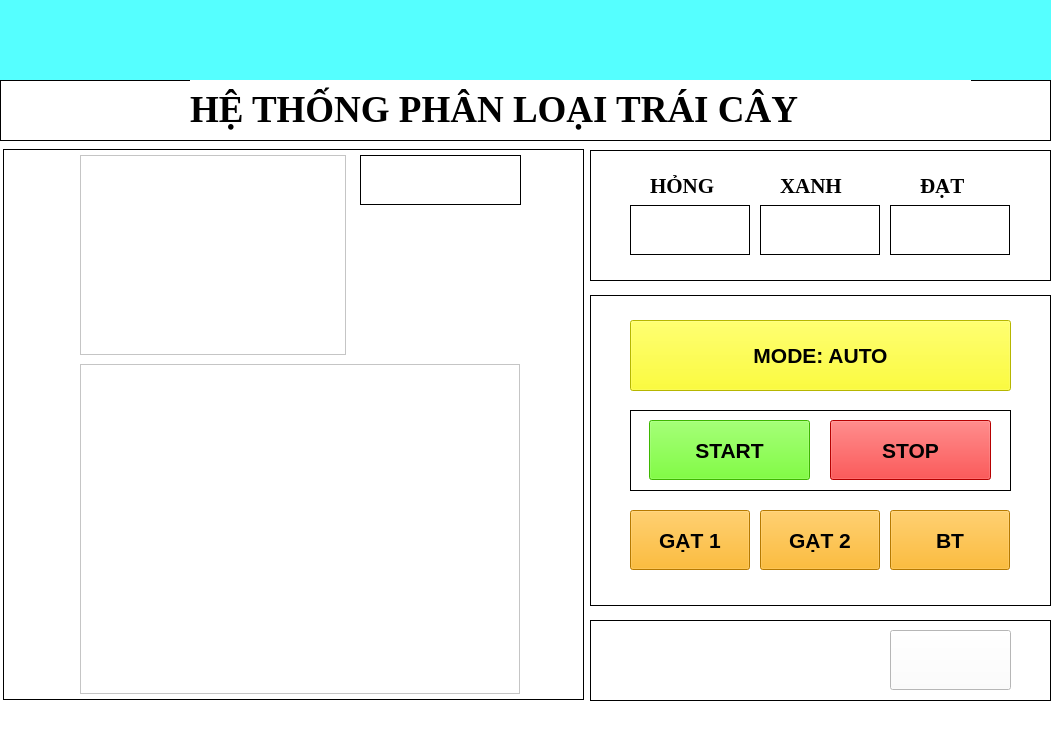
<?xml version="1.0" encoding="UTF-8"?>
<ui version="4.0">
 <class>MainWindow</class>
 <widget class="QMainWindow" name="MainWindow">
  <property name="windowModality">
   <enum>Qt::NonModal</enum>
  </property>
  <property name="geometry">
   <rect>
    <x>0</x>
    <y>0</y>
    <width>1056</width>
    <height>743</height>
   </rect>
  </property>
  <property name="font">
   <font>
    <family>Arial</family>
    <pointsize>14</pointsize>
   </font>
  </property>
  <property name="mouseTracking">
   <bool>false</bool>
  </property>
  <property name="contextMenuPolicy">
   <enum>Qt::DefaultContextMenu</enum>
  </property>
  <property name="windowTitle">
   <string>MainWindow</string>
  </property>
  <property name="windowOpacity">
   <double>1.000000000000000</double>
  </property>
  <property name="autoFillBackground">
   <bool>false</bool>
  </property>
  <property name="styleSheet">
   <string notr="true">background-color: rgb(170, 255, 127);
background-color: rgb(255, 255, 255);</string>
  </property>
  <widget class="QWidget" name="centralwidget">
   <widget class="QLabel" name="label">
    <property name="geometry">
     <rect>
      <x>0</x>
      <y>80</y>
      <width>1051</width>
      <height>61</height>
     </rect>
    </property>
    <property name="styleSheet">
     <string notr="true">
background-color: rgb(255, 255, 255);</string>
    </property>
    <property name="frameShape">
     <enum>QFrame::Panel</enum>
    </property>
    <property name="text">
     <string/>
    </property>
   </widget>
   <widget class="QLabel" name="label_10">
    <property name="geometry">
     <rect>
      <x>190</x>
      <y>79</y>
      <width>781</width>
      <height>61</height>
     </rect>
    </property>
    <property name="font">
     <font>
      <family>Times New Roman</family>
      <pointsize>28</pointsize>
      <weight>75</weight>
      <italic>false</italic>
      <bold>true</bold>
     </font>
    </property>
    <property name="styleSheet">
     <string notr="true">background-color: rgb(255, 255, 255);</string>
    </property>
    <property name="text">
     <string>HỆ THỐNG PHÂN LOẠI TRÁI CÂY</string>
    </property>
   </widget>
   <widget class="QLabel" name="label_2">
    <property name="geometry">
     <rect>
      <x>590</x>
      <y>150</y>
      <width>461</width>
      <height>131</height>
     </rect>
    </property>
    <property name="frameShape">
     <enum>QFrame::Panel</enum>
    </property>
    <property name="text">
     <string/>
    </property>
   </widget>
   <widget class="QLabel" name="lb_khac">
    <property name="geometry">
     <rect>
      <x>760</x>
      <y>205</y>
      <width>120</width>
      <height>50</height>
     </rect>
    </property>
    <property name="font">
     <font>
      <family>Arial</family>
      <pointsize>14</pointsize>
      <weight>75</weight>
      <bold>true</bold>
     </font>
    </property>
    <property name="styleSheet">
     <string notr="true">background-color: rgb(255, 255, 255);</string>
    </property>
    <property name="frameShape">
     <enum>QFrame::Panel</enum>
    </property>
    <property name="text">
     <string/>
    </property>
    <property name="alignment">
     <set>Qt::AlignCenter</set>
    </property>
   </widget>
   <widget class="QLabel" name="lb_hong">
    <property name="geometry">
     <rect>
      <x>630</x>
      <y>205</y>
      <width>120</width>
      <height>50</height>
     </rect>
    </property>
    <property name="font">
     <font>
      <family>Arial</family>
      <pointsize>14</pointsize>
      <weight>75</weight>
      <bold>true</bold>
     </font>
    </property>
    <property name="styleSheet">
     <string notr="true">background-color: rgb(255, 255, 255);</string>
    </property>
    <property name="frameShape">
     <enum>QFrame::Panel</enum>
    </property>
    <property name="text">
     <string/>
    </property>
    <property name="alignment">
     <set>Qt::AlignCenter</set>
    </property>
   </widget>
   <widget class="QLabel" name="label_13">
    <property name="geometry">
     <rect>
      <x>920</x>
      <y>170</y>
      <width>61</width>
      <height>31</height>
     </rect>
    </property>
    <property name="font">
     <font>
      <family>Times New Roman</family>
      <pointsize>16</pointsize>
      <weight>75</weight>
      <italic>false</italic>
      <bold>true</bold>
     </font>
    </property>
    <property name="styleSheet">
     <string notr="true"/>
    </property>
    <property name="text">
     <string>ĐẠT</string>
    </property>
   </widget>
   <widget class="QLabel" name="lb_tt">
    <property name="geometry">
     <rect>
      <x>200</x>
      <y>245</y>
      <width>120</width>
      <height>50</height>
     </rect>
    </property>
    <property name="font">
     <font>
      <family>Arial</family>
      <pointsize>14</pointsize>
      <weight>75</weight>
      <bold>true</bold>
     </font>
    </property>
    <property name="styleSheet">
     <string notr="true">background-color: rgb(255, 255, 255);</string>
    </property>
    <property name="frameShape">
     <enum>QFrame::Panel</enum>
    </property>
    <property name="text">
     <string/>
    </property>
    <property name="alignment">
     <set>Qt::AlignCenter</set>
    </property>
   </widget>
   <widget class="QLabel" name="lb_dat">
    <property name="geometry">
     <rect>
      <x>890</x>
      <y>205</y>
      <width>120</width>
      <height>50</height>
     </rect>
    </property>
    <property name="font">
     <font>
      <family>Arial</family>
      <pointsize>14</pointsize>
      <weight>75</weight>
      <bold>true</bold>
     </font>
    </property>
    <property name="styleSheet">
     <string notr="true">background-color: rgb(255, 255, 255);</string>
    </property>
    <property name="frameShape">
     <enum>QFrame::Panel</enum>
    </property>
    <property name="text">
     <string/>
    </property>
    <property name="alignment">
     <set>Qt::AlignCenter</set>
    </property>
   </widget>
   <widget class="QLabel" name="label_4">
    <property name="geometry">
     <rect>
      <x>590</x>
      <y>620</y>
      <width>461</width>
      <height>81</height>
     </rect>
    </property>
    <property name="frameShape">
     <enum>QFrame::Panel</enum>
    </property>
    <property name="text">
     <string/>
    </property>
   </widget>
   <widget class="QPushButton" name="THOAT">
    <property name="geometry">
     <rect>
      <x>890</x>
      <y>630</y>
      <width>121</width>
      <height>60</height>
     </rect>
    </property>
    <property name="font">
     <font>
      <family>Arial</family>
      <pointsize>16</pointsize>
      <weight>75</weight>
      <bold>true</bold>
     </font>
    </property>
    <property name="layoutDirection">
     <enum>Qt::LeftToRight</enum>
    </property>
    <property name="autoFillBackground">
     <bool>false</bool>
    </property>
    <property name="styleSheet">
     <string notr="true"/>
    </property>
    <property name="text">
     <string/>
    </property>
    <property name="icon">
     <iconset>
      <normaloff>ICON/CANCE2.png</normaloff>ICON/CANCE2.png</iconset>
    </property>
    <property name="iconSize">
     <size>
      <width>60</width>
      <height>60</height>
     </size>
    </property>
   </widget>
   <widget class="QLabel" name="label_5">
    <property name="geometry">
     <rect>
      <x>3</x>
      <y>149</y>
      <width>581</width>
      <height>551</height>
     </rect>
    </property>
    <property name="styleSheet">
     <string notr="true"/>
    </property>
    <property name="frameShape">
     <enum>QFrame::Panel</enum>
    </property>
    <property name="text">
     <string/>
    </property>
   </widget>
   <widget class="QLabel" name="lb_im">
    <property name="enabled">
     <bool>true</bool>
    </property>
    <property name="geometry">
     <rect>
      <x>80</x>
      <y>364</y>
      <width>440</width>
      <height>330</height>
     </rect>
    </property>
    <property name="font">
     <font>
      <family>Arial</family>
      <pointsize>18</pointsize>
      <weight>50</weight>
      <bold>false</bold>
     </font>
    </property>
    <property name="focusPolicy">
     <enum>Qt::NoFocus</enum>
    </property>
    <property name="contextMenuPolicy">
     <enum>Qt::DefaultContextMenu</enum>
    </property>
    <property name="layoutDirection">
     <enum>Qt::LeftToRight</enum>
    </property>
    <property name="autoFillBackground">
     <bool>false</bool>
    </property>
    <property name="styleSheet">
     <string notr="true">background-color: rgb(255, 255, 255);</string>
    </property>
    <property name="frameShape">
     <enum>QFrame::StyledPanel</enum>
    </property>
    <property name="frameShadow">
     <enum>QFrame::Raised</enum>
    </property>
    <property name="lineWidth">
     <number>3</number>
    </property>
    <property name="text">
     <string/>
    </property>
    <property name="scaledContents">
     <bool>true</bool>
    </property>
    <property name="alignment">
     <set>Qt::AlignCenter</set>
    </property>
    <property name="wordWrap">
     <bool>false</bool>
    </property>
   </widget>
   <widget class="QLabel" name="lb_loai">
    <property name="geometry">
     <rect>
      <x>360</x>
      <y>155</y>
      <width>161</width>
      <height>50</height>
     </rect>
    </property>
    <property name="font">
     <font>
      <family>Arial</family>
      <pointsize>14</pointsize>
      <weight>75</weight>
      <bold>true</bold>
     </font>
    </property>
    <property name="styleSheet">
     <string notr="true">background-color: rgb(255, 255, 255);</string>
    </property>
    <property name="frameShape">
     <enum>QFrame::Panel</enum>
    </property>
    <property name="text">
     <string/>
    </property>
    <property name="alignment">
     <set>Qt::AlignCenter</set>
    </property>
   </widget>
   <widget class="QLabel" name="lb_kq">
    <property name="enabled">
     <bool>true</bool>
    </property>
    <property name="geometry">
     <rect>
      <x>80</x>
      <y>155</y>
      <width>266</width>
      <height>200</height>
     </rect>
    </property>
    <property name="font">
     <font>
      <family>Arial</family>
      <pointsize>18</pointsize>
      <weight>50</weight>
      <bold>false</bold>
     </font>
    </property>
    <property name="focusPolicy">
     <enum>Qt::NoFocus</enum>
    </property>
    <property name="contextMenuPolicy">
     <enum>Qt::DefaultContextMenu</enum>
    </property>
    <property name="layoutDirection">
     <enum>Qt::LeftToRight</enum>
    </property>
    <property name="autoFillBackground">
     <bool>false</bool>
    </property>
    <property name="styleSheet">
     <string notr="true">background-color: rgb(255, 255, 255);</string>
    </property>
    <property name="frameShape">
     <enum>QFrame::StyledPanel</enum>
    </property>
    <property name="frameShadow">
     <enum>QFrame::Raised</enum>
    </property>
    <property name="lineWidth">
     <number>3</number>
    </property>
    <property name="text">
     <string/>
    </property>
    <property name="scaledContents">
     <bool>true</bool>
    </property>
    <property name="wordWrap">
     <bool>false</bool>
    </property>
   </widget>
   <widget class="QLabel" name="label_6">
    <property name="geometry">
     <rect>
      <x>590</x>
      <y>295</y>
      <width>461</width>
      <height>311</height>
     </rect>
    </property>
    <property name="frameShape">
     <enum>QFrame::Panel</enum>
    </property>
    <property name="text">
     <string/>
    </property>
   </widget>
   <widget class="QLabel" name="lb_st">
    <property name="geometry">
     <rect>
      <x>630</x>
      <y>410</y>
      <width>381</width>
      <height>81</height>
     </rect>
    </property>
    <property name="font">
     <font>
      <family>Arial</family>
      <pointsize>14</pointsize>
      <weight>75</weight>
      <bold>true</bold>
     </font>
    </property>
    <property name="styleSheet">
     <string notr="true">background-color: rgb(255, 255, 255);</string>
    </property>
    <property name="frameShape">
     <enum>QFrame::Panel</enum>
    </property>
    <property name="text">
     <string/>
    </property>
    <property name="alignment">
     <set>Qt::AlignCenter</set>
    </property>
   </widget>
   <widget class="QPushButton" name="BT_MODE">
    <property name="geometry">
     <rect>
      <x>630</x>
      <y>320</y>
      <width>381</width>
      <height>71</height>
     </rect>
    </property>
    <property name="font">
     <font>
      <family>Arial</family>
      <pointsize>16</pointsize>
      <weight>75</weight>
      <bold>true</bold>
     </font>
    </property>
    <property name="layoutDirection">
     <enum>Qt::LeftToRight</enum>
    </property>
    <property name="autoFillBackground">
     <bool>false</bool>
    </property>
    <property name="styleSheet">
     <string notr="true">background-color: rgb(255, 255, 0);
</string>
    </property>
    <property name="text">
     <string>MODE: AUTO</string>
    </property>
    <property name="iconSize">
     <size>
      <width>0</width>
      <height>1</height>
     </size>
    </property>
   </widget>
   <widget class="QPushButton" name="BT_START">
    <property name="geometry">
     <rect>
      <x>649</x>
      <y>420</y>
      <width>161</width>
      <height>60</height>
     </rect>
    </property>
    <property name="font">
     <font>
      <family>Arial</family>
      <pointsize>16</pointsize>
      <weight>75</weight>
      <bold>true</bold>
     </font>
    </property>
    <property name="layoutDirection">
     <enum>Qt::LeftToRight</enum>
    </property>
    <property name="autoFillBackground">
     <bool>false</bool>
    </property>
    <property name="styleSheet">
     <string notr="true">background-color: rgb(85, 255, 0);</string>
    </property>
    <property name="text">
     <string>START</string>
    </property>
   </widget>
   <widget class="QPushButton" name="BT_STOP">
    <property name="geometry">
     <rect>
      <x>830</x>
      <y>420</y>
      <width>161</width>
      <height>60</height>
     </rect>
    </property>
    <property name="font">
     <font>
      <family>Arial</family>
      <pointsize>16</pointsize>
      <weight>75</weight>
      <bold>true</bold>
     </font>
    </property>
    <property name="layoutDirection">
     <enum>Qt::LeftToRight</enum>
    </property>
    <property name="autoFillBackground">
     <bool>false</bool>
    </property>
    <property name="styleSheet">
     <string notr="true">background-color: rgb(255, 0, 0);</string>
    </property>
    <property name="text">
     <string>STOP</string>
    </property>
   </widget>
   <widget class="QPushButton" name="BT_GAT2">
    <property name="geometry">
     <rect>
      <x>760</x>
      <y>510</y>
      <width>120</width>
      <height>60</height>
     </rect>
    </property>
    <property name="font">
     <font>
      <family>Arial</family>
      <pointsize>16</pointsize>
      <weight>75</weight>
      <bold>true</bold>
     </font>
    </property>
    <property name="layoutDirection">
     <enum>Qt::LeftToRight</enum>
    </property>
    <property name="autoFillBackground">
     <bool>false</bool>
    </property>
    <property name="styleSheet">
     <string notr="true">background-color: rgb(255, 170, 0);</string>
    </property>
    <property name="text">
     <string>GẠT 2</string>
    </property>
   </widget>
   <widget class="QPushButton" name="BT_GAT1">
    <property name="geometry">
     <rect>
      <x>630</x>
      <y>510</y>
      <width>120</width>
      <height>60</height>
     </rect>
    </property>
    <property name="font">
     <font>
      <family>Arial</family>
      <pointsize>16</pointsize>
      <weight>75</weight>
      <bold>true</bold>
     </font>
    </property>
    <property name="layoutDirection">
     <enum>Qt::LeftToRight</enum>
    </property>
    <property name="autoFillBackground">
     <bool>false</bool>
    </property>
    <property name="styleSheet">
     <string notr="true">background-color: rgb(255, 170, 0);</string>
    </property>
    <property name="text">
     <string>GẠT 1</string>
    </property>
   </widget>
   <widget class="QPushButton" name="BT_BT">
    <property name="geometry">
     <rect>
      <x>890</x>
      <y>510</y>
      <width>120</width>
      <height>60</height>
     </rect>
    </property>
    <property name="font">
     <font>
      <family>Arial</family>
      <pointsize>16</pointsize>
      <weight>75</weight>
      <bold>true</bold>
     </font>
    </property>
    <property name="layoutDirection">
     <enum>Qt::LeftToRight</enum>
    </property>
    <property name="autoFillBackground">
     <bool>false</bool>
    </property>
    <property name="styleSheet">
     <string notr="true">background-color: rgb(255, 170, 0);</string>
    </property>
    <property name="text">
     <string>BT</string>
    </property>
   </widget>
   <widget class="QLabel" name="label_14">
    <property name="geometry">
     <rect>
      <x>780</x>
      <y>170</y>
      <width>81</width>
      <height>31</height>
     </rect>
    </property>
    <property name="font">
     <font>
      <family>Times New Roman</family>
      <pointsize>16</pointsize>
      <weight>75</weight>
      <italic>false</italic>
      <bold>true</bold>
     </font>
    </property>
    <property name="styleSheet">
     <string notr="true"/>
    </property>
    <property name="text">
     <string>XANH</string>
    </property>
   </widget>
   <widget class="QLabel" name="label_15">
    <property name="geometry">
     <rect>
      <x>650</x>
      <y>170</y>
      <width>111</width>
      <height>31</height>
     </rect>
    </property>
    <property name="font">
     <font>
      <family>Times New Roman</family>
      <pointsize>16</pointsize>
      <weight>75</weight>
      <italic>false</italic>
      <bold>true</bold>
     </font>
    </property>
    <property name="styleSheet">
     <string notr="true"/>
    </property>
    <property name="text">
     <string>HỎNG</string>
    </property>
   </widget>
   <widget class="QLabel" name="ht_matdo_2">
    <property name="geometry">
     <rect>
      <x>0</x>
      <y>0</y>
      <width>1051</width>
      <height>80</height>
     </rect>
    </property>
    <property name="font">
     <font>
      <family>Arial</family>
      <pointsize>22</pointsize>
      <weight>75</weight>
      <bold>true</bold>
     </font>
    </property>
    <property name="styleSheet">
     <string notr="true">background-color: rgb(85, 255, 255);</string>
    </property>
    <property name="frameShape">
     <enum>QFrame::NoFrame</enum>
    </property>
    <property name="text">
     <string/>
    </property>
   </widget>
  </widget>
  <widget class="QMenuBar" name="menubar">
   <property name="geometry">
    <rect>
     <x>0</x>
     <y>0</y>
     <width>1056</width>
     <height>26</height>
    </rect>
   </property>
  </widget>
  <widget class="QStatusBar" name="statusbar"/>
 </widget>
 <resources/>
 <connections/>
</ui>
